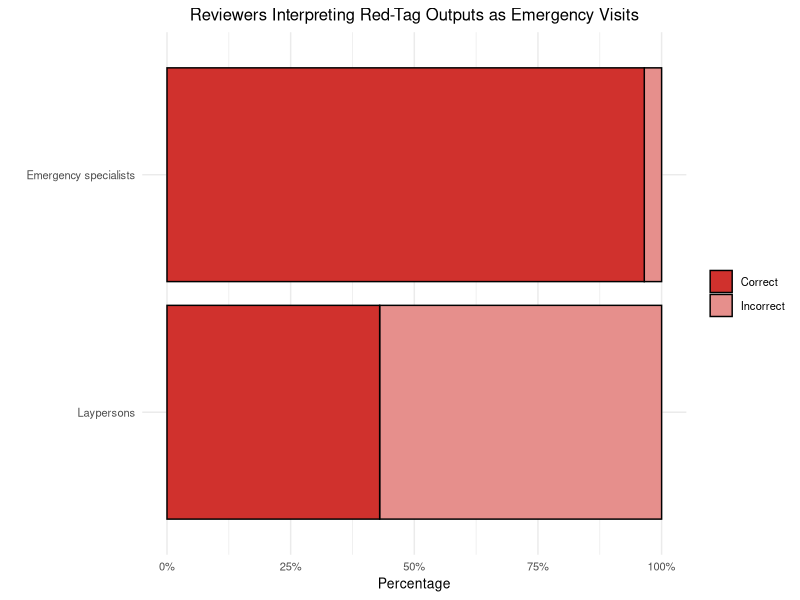
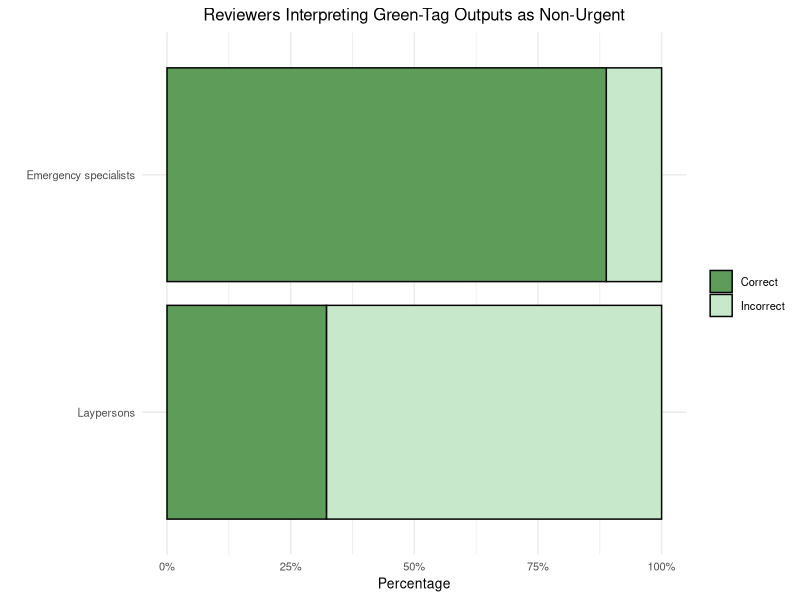
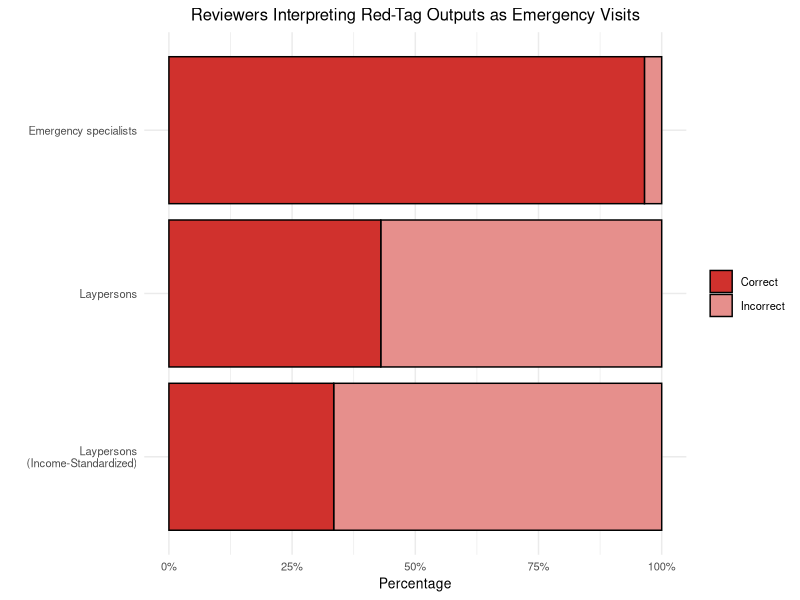
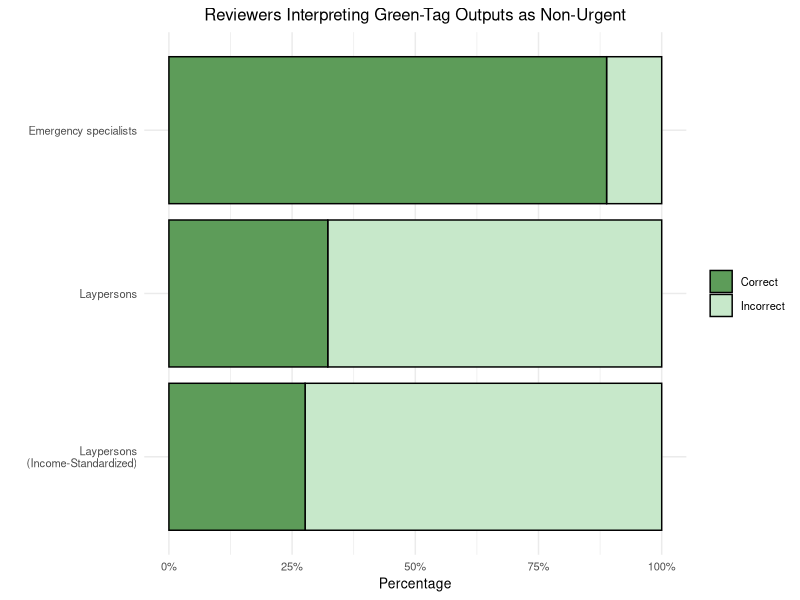
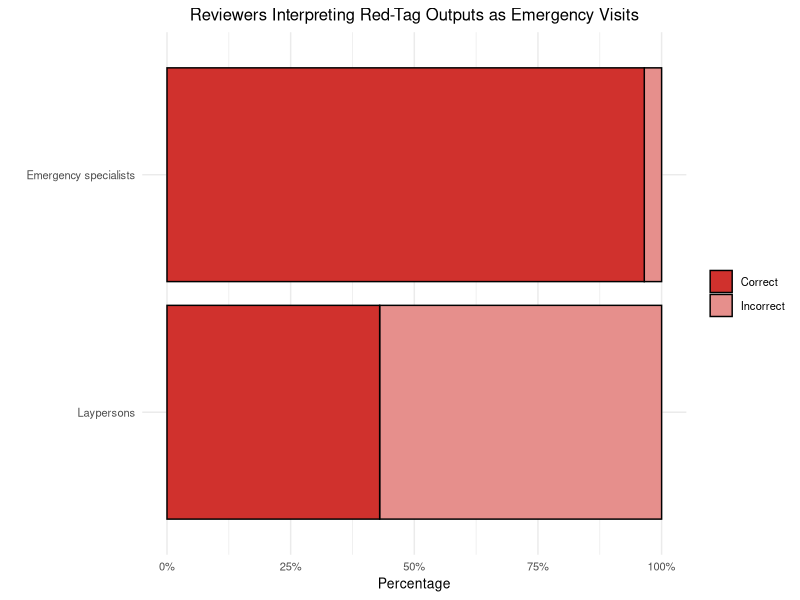
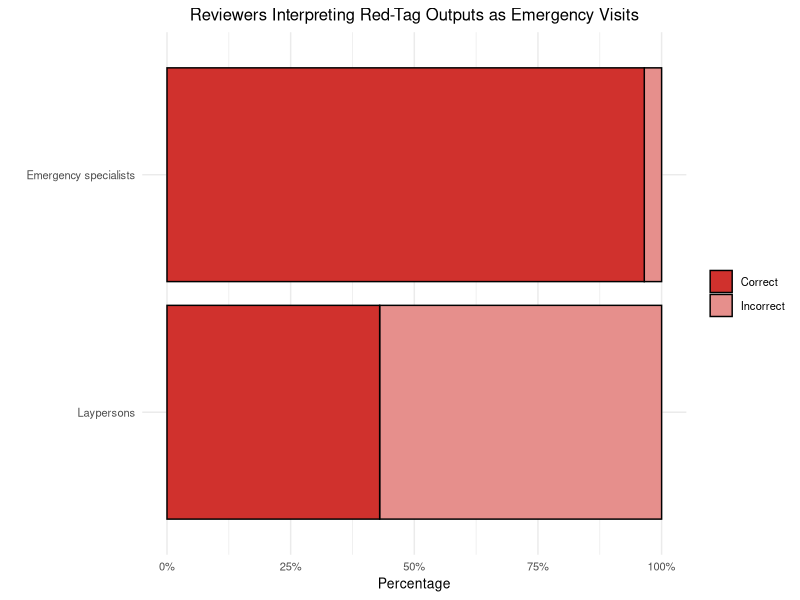
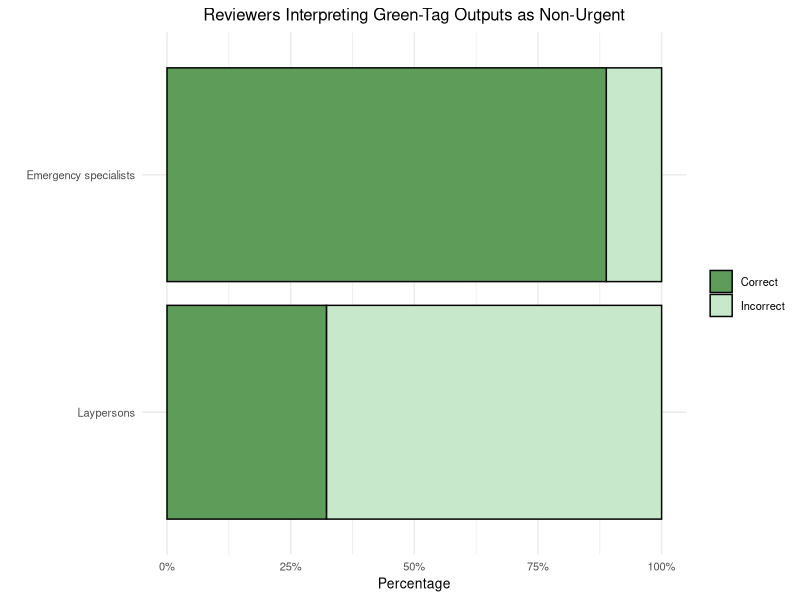
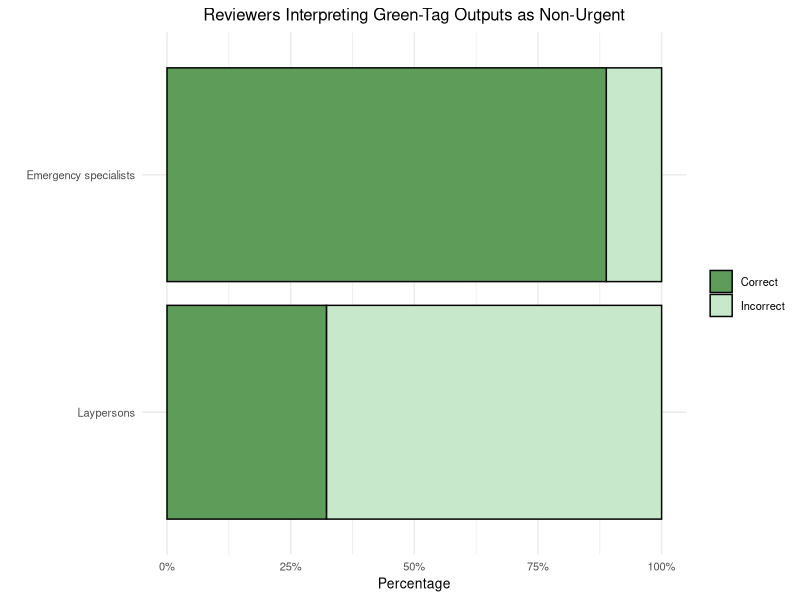

These charts were generated, in order, by the following R code:
library(tidyverse)

output_dir = './output/'

# Sample data
data.red <- data.frame(
  Category = rep(c("Laypersons", "Emergency specialists"), each = 2),
  Subcategory = rep(c("Incorrect", "Correct"), 2),
  Value = c(72+107, 77+58, 314-303, 303)
)

data.red$Category <- data.red$Category %>% as.factor
data.red$Category <- relevel(data.red$Category, ref = 'Laypersons')

data.red$Subcategory <- data.red$Subcategory %>% as.factor
data.red$Subcategory <- relevel(data.red$Subcategory, ref = 'Incorrect')


data.green <- data.frame(
  Category = rep(c("Laypersons", "Emergency specialists"), each = 2),
  Subcategory = rep(c("Incorrect", "Correct"), 2),
  Value = c(38+65, 12+37, 152-135, 135)
)

data.green$Category <- data.green$Category %>% as.factor
data.green$Category <- relevel(data.green$Category, ref = 'Laypersons')

data.green$Subcategory <- data.green$Subcategory %>% as.factor
data.green$Subcategory <- relevel(data.green$Subcategory, ref = 'Incorrect')

# Normalize values to sum up to 100% within each category
data.red <- data.red %>%
  group_by(Category) %>%
  mutate(Percentage = Value / sum(Value) * 100)

data.green <- data.green %>%
  group_by(Category) %>%
  mutate(Percentage = Value / sum(Value) * 100)

# Plot
fig2_1 <- ggplot(data.red, aes(x = Percentage, y = Category, fill = Subcategory)) +
  geom_bar(stat = "identity", color = "black") +
  scale_fill_manual(values = c("#D0312D", "#E68F8C"),
                    breaks = c("Correct", "Incorrect")) +
  labs(x = "Percentage", y = "", title = "Reviewers Interpreting Red-Tag Outputs as Emergency Visits") +
  scale_x_continuous(labels = scales::percent_format(scale = 1)) +
  theme_minimal() +
  theme(panel.background = element_rect(fill = "white", color = NA),
        plot.background = element_rect(fill = "white", color = NA),
        plot.title = element_text(size = 12, hjust = 0.5),
        axis.title.x = element_text(size = 10),
        axis.title.y = element_text(size = 10),
        axis.text.x = element_text(size = 8),
        axis.text.y = element_text(size = 8),
        legend.text = element_text(size = 8),
        legend.title = element_text(size = 10)) +
  guides(fill = guide_legend(title = NULL))

fig2_1
ggsave(paste0(output_dir, 'fig2-1.png'), fig2_1, 
       width = 6, height = 2.5, dpi=300)

ggsave(paste0(output_dir, 'fig2-1.tiff'), fig2_1, 
       width = 6, height = 2.5, dpi=300)

fig2_2 <- ggplot(data.green, aes(x = Percentage, y = Category, fill = Subcategory)) +
  geom_bar(stat = "identity", color = "black") +
  scale_fill_manual(values = c("#5D9C59", "#C7E8CA"),
                    breaks = c("Correct", "Incorrect")) +
  labs(x = "Percentage", y = "", title = "Reviewers Interpreting Green-Tag Outputs as Non-Urgent") +
  scale_x_continuous(labels = scales::percent_format(scale = 1)) +
  theme_minimal() +
  theme(panel.background = element_rect(fill = "white", color = NA),
        plot.background = element_rect(fill = "white", color = NA),
        plot.title = element_text(size = 12, hjust = 0.5),
        axis.title.x = element_text(size = 10),
        axis.title.y = element_text(size = 10),
        axis.text.x = element_text(size = 8),
        axis.text.y = element_text(size = 8),
        legend.text = element_text(size = 8),
        legend.title = element_text(size = 10)) +
  guides(fill = guide_legend(title = NULL))

fig2_2
ggsave(paste0(output_dir, 'fig2-2.png'), fig2_2,
       width = 6, height = 2.5, dpi=300)
ggsave(paste0(output_dir, 'fig2-2.tiff'), fig2_2,
       width = 6, height = 2.5, dpi=300)


data.red.revise <- data.frame(
  Category = rep(c("Laypersons\n(Income-Standardized)", "Laypersons", "Emergency specialists"), each = 2),
  Subcategory = rep(c("Incorrect", "Correct"), 3),
  Value = c(314-105, 105, 72+107, 77+58, 314-303, 303)
)

data.red.revise$Category <- factor(data.red.revise$Category, levels = c("Laypersons\n(Income-Standardized)", "Laypersons", "Emergency specialists"))

data.red.revise$Subcategory <- data.red.revise$Subcategory %>% as.factor
data.red.revise$Subcategory <- relevel(data.red.revise$Subcategory, ref = 'Incorrect')


data.green.revise <- data.frame(
  Category = rep(c("Laypersons\n(Income-Standardized)", "Laypersons", "Emergency specialists"), each = 2),
  Subcategory = rep(c("Incorrect", "Correct"), 3),
  Value = c(152-42, 42, 38+65, 12+37, 152-135, 135)
)

data.green.revise$Category <- factor(data.green.revise$Category, levels = c("Laypersons\n(Income-Standardized)", "Laypersons", "Emergency specialists"))

data.green.revise$Subcategory <- data.green.revise$Subcategory %>% as.factor
data.green.revise$Subcategory <- relevel(data.green.revise$Subcategory, ref = 'Incorrect')

# Normalize values to sum up to 100% within each category
data.red.revise <- data.red.revise %>%
  group_by(Category) %>%
  mutate(Percentage = Value / sum(Value) * 100)

data.green.revise <- data.green.revise %>%
  group_by(Category) %>%
  mutate(Percentage = Value / sum(Value) * 100)

# Plot
fig2_1_revision <- ggplot(data.red.revise, aes(x = Percentage, y = Category, fill = Subcategory)) +
  geom_bar(stat = "identity", color = "black") +
  scale_fill_manual(values = c("#D0312D", "#E68F8C"),
                    breaks = c("Correct", "Incorrect")) +
  labs(x = "Percentage", y = "", title = "Reviewers Interpreting Red-Tag Outputs as Emergency Visits") +
  scale_x_continuous(labels = scales::percent_format(scale = 1)) +
  theme_minimal() +
  theme(panel.background = element_rect(fill = "white", color = NA),
        plot.background = element_rect(fill = "white", color = NA),
        plot.title = element_text(size = 12, hjust = 0.5),
        axis.title.x = element_text(size = 10),
        axis.title.y = element_text(size = 10),
        axis.text.x = element_text(size = 8),
        axis.text.y = element_text(size = 8),
        legend.text = element_text(size = 8),
        legend.title = element_text(size = 10)) +
  guides(fill = guide_legend(title = NULL))

fig2_1_revision
ggsave(paste0(output_dir, 'fig2-1_revision.png'), fig2_1_revision, 
       width = 6, height = 3.3, dpi=300)

ggsave(paste0(output_dir, 'fig2-1_revision.tiff'), fig2_1_revision, 
       width = 3.5, height = 2, dpi=600)

fig2_2_revision <- ggplot(data.green.revise, aes(x = Percentage, y = Category, fill = Subcategory)) +
  geom_bar(stat = "identity", color = "black") +
  scale_fill_manual(values = c("#5D9C59", "#C7E8CA"),
                    breaks = c("Correct", "Incorrect")) +
  labs(x = "Percentage", y = "", title = "Reviewers Interpreting Green-Tag Outputs as Non-Urgent") +
  scale_x_continuous(labels = scales::percent_format(scale = 1)) +
  theme_minimal() +
  theme(panel.background = element_rect(fill = "white", color = NA),
        plot.background = element_rect(fill = "white", color = NA),
        plot.title = element_text(size = 12, hjust = 0.5),
        axis.title.x = element_text(size = 10),
        axis.title.y = element_text(size = 10),
        axis.text.x = element_text(size = 8),
        axis.text.y = element_text(size = 8),
        legend.text = element_text(size = 8),
        legend.title = element_text(size = 10)) +
  guides(fill = guide_legend(title = NULL))

fig2_2_revision
ggsave(paste0(output_dir, 'fig2-2_revision.png'), fig2_2_revision,
       width = 6, height = 3.3, dpi=300)
ggsave(paste0(output_dir, 'fig2-2_revision.tiff'), fig2_2_revision,
       width = 3.5, height = 2, dpi=600)
